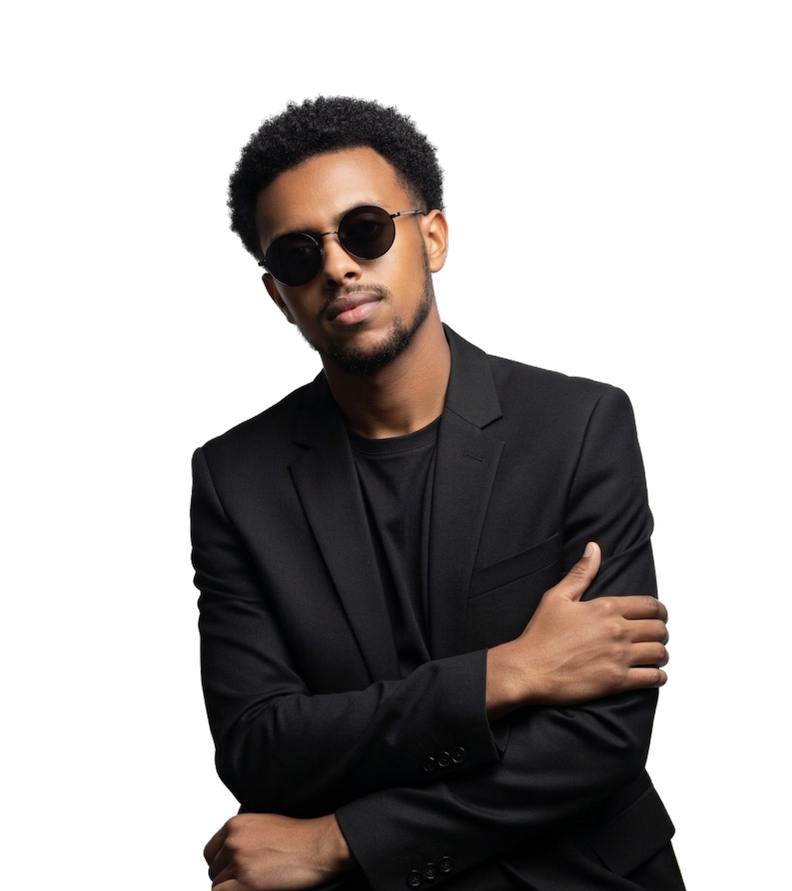
#> input picture assets/alula.png, 792 x 891 px, shrunk from 1882 x 2116 before the run
$ python remove_bg.py
#> lines starting #> are read from the running program, lines starting #| are printed output that depends on the picture
from PIL import Image

def remove_bg(image_path, out_path, tolerance=60):
#> called with image_path = 'assets/alula.png', out_path = 'assets/alula_transparent.png', tolerance = 60
    img = Image.open(image_path).convert("RGBA")
#> img is the input picture: PIL image 792x891 RGBA; mean R, G, B, A 22.1, 18.3, 17, 101.3
    data = img.getdata()
    new_data = []

    ref_color = img.getpixel((0,0))
#> ref_color = (0, 0, 0, 0)

    for item in data:
        diff = sum(abs(item[i] - ref_color[i]) for i in range(3))
        if diff < tolerance:
            new_data.append((255, 255, 255, 0))
        else:
            new_data.append(item)
#> after the loop, new_data = 705672 items

    img.putdata(new_data)
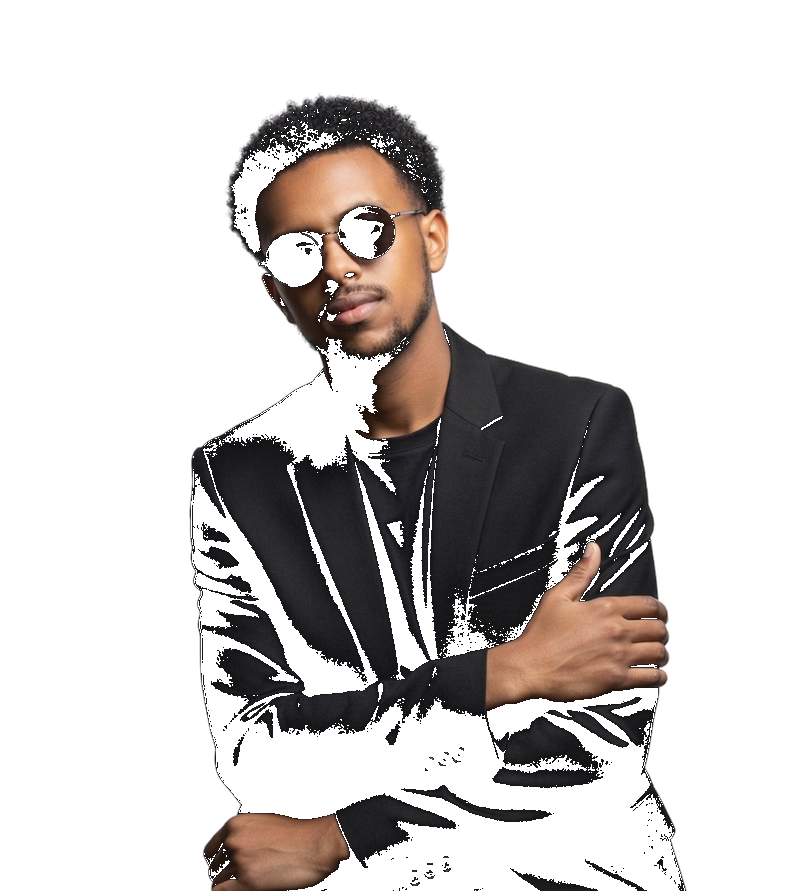
#> img: PIL image 792x891 RGBA; mean R, G, B, A 208.4, 204.5, 203.1, 66.1; transparent parts drawn white
    img.save(out_path, "PNG")

remove_bg('assets/alula.png', 'assets/alula_transparent.png')
